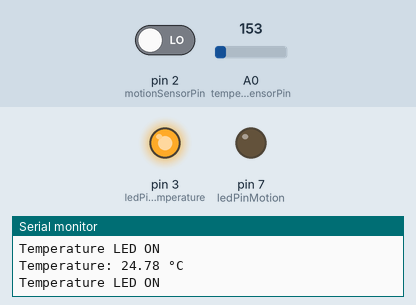
This sketch was run on a simulated Arduino Uno, built with avr-gcc and run on an emulated ATmega328P. Parts: output pins drawn as LEDs (lit = HIGH), the last lines printed to the serial monitor. The test bench sets the inputs (shaded band); at power-on: A0 (temperatureSensorPin) = 153, pin 2 (motionSensorPin) LOW.

Above: at 1.8 s.
1.9 s: A0 (temperatureSensorPin) set to 133
At 2.5 s:
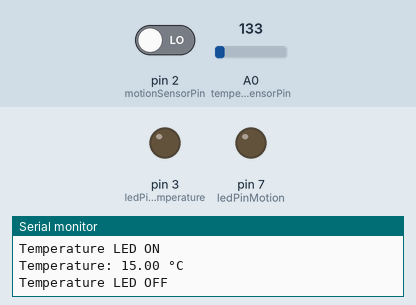
3.5 s: pin 2 (motionSensorPin) driven HIGH
At 5.3 s:
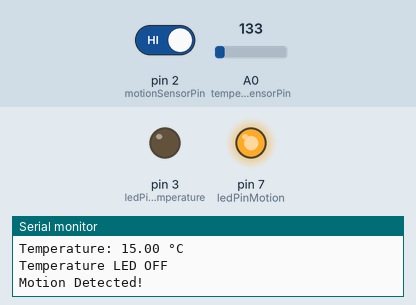
Timing chart, 0 to 10.5 s (numbered marks = the images above; inputs shaded):
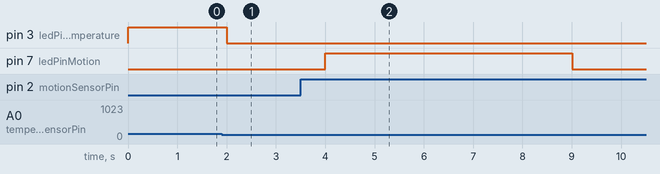

Measured:
- the behaviour switches between 144 and 143 on A0 (temperatureSensorPin) (found by bisection; images 0 and 1)
- after the input at 1.9 s, pin 3 (ledPinTemperature): HIGH → LOW after 0.10 s
- after the input at 3.5 s, pin 7 (ledPinMotion): LOW → HIGH after 0.50 s, → LOW 5.0 s later

The sketch:

T13C.ino
```cpp
const int temperatureSensorPin = A0;  // Analog pin for temperature sensor simulation
const int motionSensorPin = 2;        // Digital pin for motion sensor simulation
const int ledPinTemperature = 3;      // Digital pin for temperature LED
const int ledPinMotion = 7;           // Digital pin for motion LED

volatile bool motionDetected = false;

void setup() {
  Serial.begin(9600);

  pinMode(ledPinTemperature, OUTPUT);
  pinMode(ledPinMotion, OUTPUT);

  attachInterrupt(digitalPinToInterrupt(motionSensorPin), motionInterrupt, RISING);
}

void loop() {
  // Simulate temperature reading (adjust the values as needed)
  int sensorValue = analogRead(temperatureSensorPin);
  float voltage = sensorValue * (5.0 / 1023.0);
  float temperatureCelsius = (voltage - 0.5) * 100.0;

  Serial.print("Temperature: ");
  Serial.print(temperatureCelsius);
  Serial.println(" °C");

  // Check if the temperature is higher than 20 degrees Celsius
  if (temperatureCelsius > 20.0) {
    digitalWrite(ledPinTemperature, HIGH);
    Serial.println("Temperature LED ON");
  } else {
    digitalWrite(ledPinTemperature, LOW);
    Serial.println("Temperature LED OFF");
  }

  // Check if motion is detected
  if (motionDetected) {
    handleMotionEvent();
  }

  delay(1000);
}

void motionInterrupt() {
  motionDetected = true;
}

void handleMotionEvent() {
  // Update the LED for motion sensor
  digitalWrite(ledPinMotion, HIGH);

  // Print a message for monitoring
  Serial.println("Motion Detected!");

  // Wait for a while to simulate a delay
  delay(5000);

  // Turn off the LED for motion sensor after the delay
  digitalWrite(ledPinMotion, LOW);

  // Reset the motion detection flag
  motionDetected = false;
}
```
